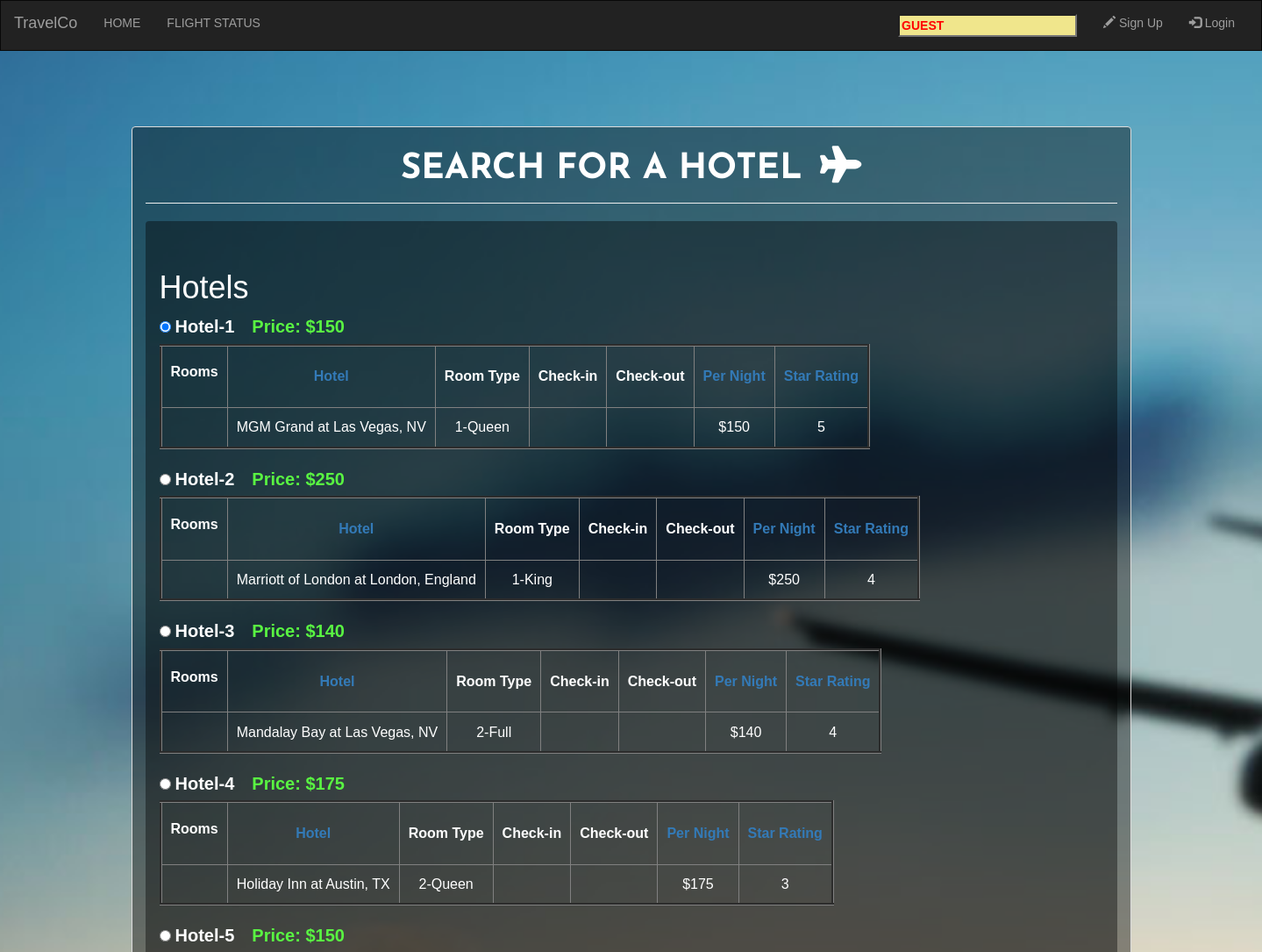
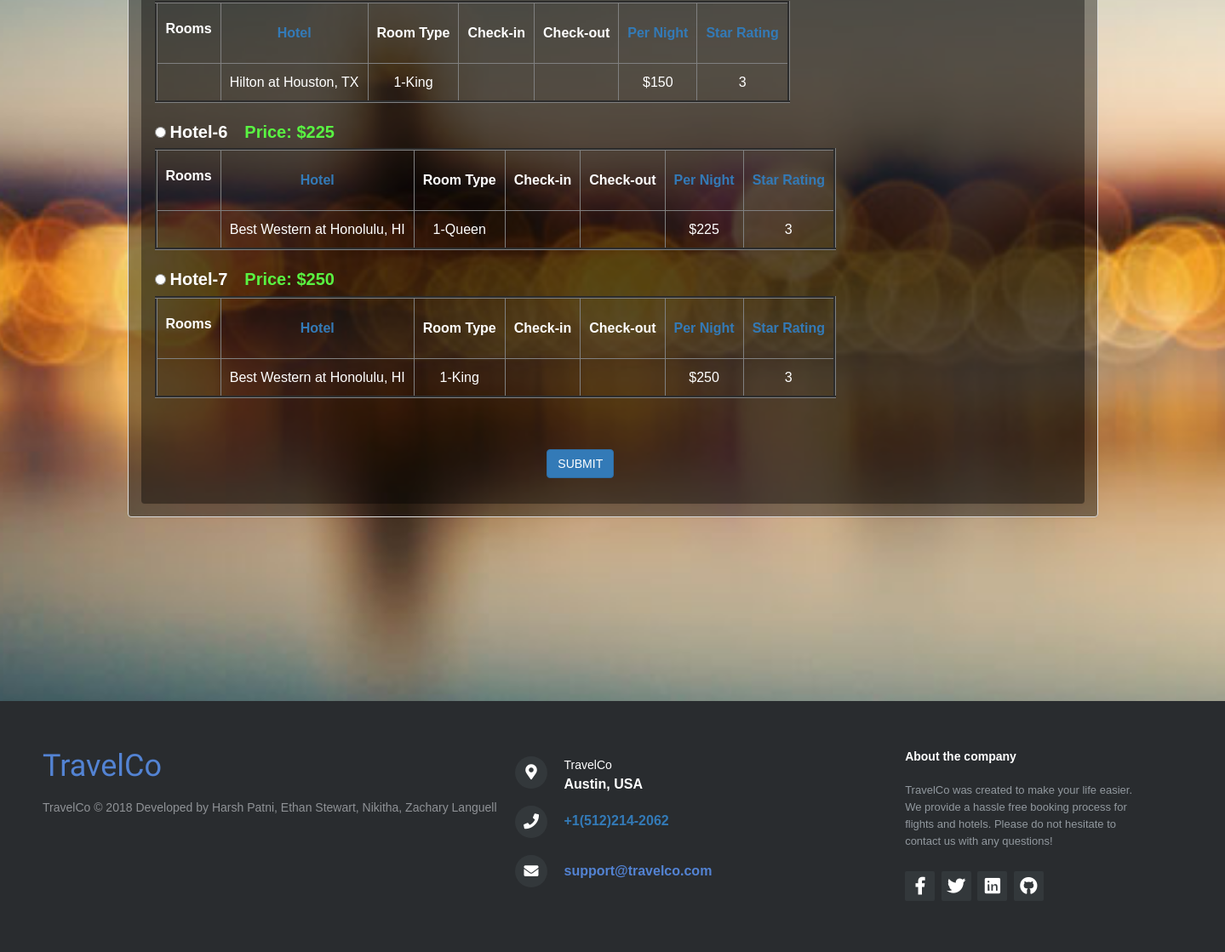
/hotelSearch.php?sort=DESC&&order=name&&sortRequest=1, run on the app's committed database (2 pictures, top to bottom).
### tables this page shows
CREATE TABLE `hotel_availibility` (
  `hotel_avail_id` int(10) NOT NULL,
  `hotel_id` int(10) NOT NULL,
  `room_id` varchar(10) NOT NULL,
  `price` int(6) NOT NULL
);

CREATE TABLE `hotels` (
  `hotel_id` int(10) NOT NULL,
  `name` varchar(20) NOT NULL,
  `address` varchar(50) NOT NULL,
  `phone` varchar(12) NOT NULL,
  `capacity` int(5) NOT NULL,
  `star` int(11) NOT NULL
);

### hotelsearch.php (the view, shortened to what this page needs)
<?php
  include 'utility.php';
  $sortRequest = 0;
  if(isset($_GET['sortRequest'])){
    $sortRequest = $_GET['sortRequest'];
    if(isset($_GET['order'])){
      $order = $_GET['order'];
    }
    if(isset($_GET['sort'])){
      $sort = $_GET['sort'];
    }
    else{
      $sort = 'ASC';
    }
  }
  if(isset($_POST['hotels-submit']) || isset($_SESSION['flightandhotel']) || isset($sortRequest)) {
    $connect = mysqli_connect("localhost","root","","survey_db_2018") or die('Error Connecting To Databse');
    $hotelDetails = $_SESSION['hotelDetails'];
    $hotelDestination = $hotelDetails['destination'];
    if($sortRequest == 1){
       $hotelStmt =  "SELECT * FROM hotels, hotel_availibility WHERE address LIKE '%$hotelDestination%' and hotels.hotel_id=hotel_availibility.hotel_id order by $order $sort";
     }
    else
      $hotelStmt = "SELECT * FROM hotels, hotel_availibility WHERE address LIKE '%$hotelDestination%' and hotels.hotel_id=hotel_availibility.hotel_id";
    $hotelQuery = mysqli_query($connect,$hotelStmt) or die("Could not search hotels");
  }
?>
<html>
<head>
  <link rel="stylesheet" href="http://maxcdn.bootstrapcdn.com/bootstrap/3.3.5/css/bootstrap.min.css">
  <link rel="stylesheet" href="css/footer.css">
  <link rel="stylesheet" href="https://use.fontawesome.com/releases/v5.2.0/css/all.css">
  <link rel="stylesheet" type="text/css" href="css/header1.css">
  <link rel="stylesheet" type="text/css" href="css/page.css">
  </head>
<body>
  <?php echo(get_header());?>
<div id="background-login">
  <div id="search" class="container-fluid">
    <div class="container">
      <div class="tab-content">
        <div id="hotels" class="tab-pane fade in active">
          <div class="panel panel-default home-panel">
            <div class="panel-body">
              <div class="page-header" style="margin-top:5px;">
                <center><b><font id="formhead">SEARCH FOR A HOTEL</font></b><i class="fa fa-plane fa-3x" style="margin-left: 20px"></i></center>
              </div>
              <div class="panel body">
                <form name="hotelResults" action="<?php echo $_SERVER['PHP_SELF']; ?>" method="post">
                <br>
                  <div class="row padding-top-10">
                    <div class="col-md-12"  style="overflow-x:auto;">
                      <?php
                        $hotelCount = 1;
                        $sessionHotels = $_SESSION["hotels"];
                        $sort = 'DESC';
                        if(isset($_GET['sort'])){
                          $sort = $_GET['sort'];
                         if($sort == 'DESC')
                            $sort = 'ASC';
                         else if($sort == 'ASC')
                            $sort = 'DESC';
                         else if($sort != "DESC" && $sort != "ASC")
                            $sort = 'DESC';
                      }
                        echo '<h1>Hotels</h1>';
                        foreach($sessionHotels as $hotelRecord){
                          echo "<table border=\"3\" height = \"120\">";
                          if($hotelCount == 1)
                            echo "<label style='font-size:20px;'><input type=\"radio\" id='hotel' name='hotel'  checked='checked' style='margin-right: 5px;' value='$hotelCount'>Hotel-$hotelCount </label>";
                          else
                            echo "<label style='font-size:20px;'><input type=\"radio\" id='hotel' name='hotel' style='margin-right: 5px;' value='$hotelCount'>Hotel-$hotelCount </label>";
                          echo "<span style='margin-left: 20px;'>" . "<strong><span style='color:#59f442; font-size:20px;'>Price: $" . $hotelRecord['price'] ."<span style='margin-left:20px'>"  . "</strong></span></span></span>";
                          echo "<tbody>";
                          echo "<tr>";
            							echo '<td align = "center" style="color: white;"><p><strong>Rooms</strong></p></td>';
            							echo "<td align = \"center\" style=\"color: white;\"><a href=\"hotelSearch.php?sort=$sort&&order=name&&sortRequest=1\"><strong>Hotel</strong></a</td>";
            							echo '<td align = "center" style="color: white;"><strong>Room Type</strong></td>';
            							echo '<td align = "center" style="color: white;"><strong>Check-in</strong></td>';
            							echo '<td align = "center" style="color: white;"><strong>Check-out</strong></td>';
            							echo "<td align = \"center\" style=\"color: white;\"><a href=\"hotelSearch.php?sort=$sort&&order=price&&sortRequest=1\"><strong>Per Night</strong></a</td>";
                          echo "<td align = \"center\" style=\"color: white;\"><a href=\"hotelSearch.php?sort=$sort&&order=star&&sortRequest=1\"><strong>Star Rating</strong></a></td>";
            							echo '</tr>';
                          echo "<tr>";
            							echo "<td align = \"center\" style=\"color: white;\">" . $hotelRecord["num_rooms"] . "</td>";
            							echo "<td align = \"center\" style=\"color: white;\">" . $hotelRecord["hotel_name"] . " at " . $hotelRecord["hotel_address"]. "</td>";
            							echo "<td align = \"center\" style=\"color: white;\">" . $hotelRecord["room_id"] . "</td>";
            							echo "<td align = \"center\" style=\"color: white;\">" . $hotelRecord["hotel_check_in"] . "</td>";
            							echo "<td align = \"center\" style=\"color: white;\">" . $hotelRecord["hotel_check_out"] . "</td>";
            							echo "<td align = \"center\" style=\"color: white;\">" . "$" . $hotelRecord["price"] . "</td>";
                          echo "<td align = \"center\" style=\"color: white;\">" .  $hotelRecord["star"] . "</td>";
            							echo "</tr>";
                          echo "</table>";
                          echo "<br>";
                          $hotelCount++;
                        }
                      ?>
                    </div>
                  </div>
                  <br><br>
                <div class="row padding-top-10">
                <div class="col-sm-offset-5 col-sm-10">
                  <button type="submit" data-toggle="tooltip" data-placement="right" title="REGISTER!" class="btn btn-primary">SUBMIT</button>
                </div>
              </div>
            </form>
          </div>
        </div>
      </div>
    </div>
  </div>
</div>
</div>
</div>
  <?php echo get_footer();?>
</body>
</html>

### css/header1.css (style rules this page uses)
#formhead { font-family: 'Josefin Sans', sans-serif; text-align:center; font-size:40px; }

### css/page.css (style rules this page uses)
body { font-family: Arial; margin: 0px; }
#search { padding-top: 6%; padding-bottom: 15% }
.home-panel { background: rgba(0,0,0,0.4); color: white; }
#background-register, #background-login { background: url(../images/flight1.jpg); width: 100%; height: auto; background-size: cover; background-position: center center; background-attachment: fixed; }
.register-panel, .panel-default>.panel-heading, .panel .body { background: rgba(0,0,0,0.4); color: white; }
.panel .body { padding: 15px; }
.panel { margin-bottom: 0; }
td { padding: 0px 10px 0px 10px; }
input { color: black; }

### data on the page
hotel_availibility: price "150", hotel.name "MGM Grand", hotel.address "Las Vegas, NV", room "1-Queen", hotel.star "5"
hotel_availibility: price "250", hotel.name "Marriott of London", hotel.address "London, England", room "1-King", hotel.star "4"
hotel_availibility: price "140", hotel.name "Mandalay Bay", hotel.address "Las Vegas, NV", room "2-Full", hotel.star "4"
hotel_availibility: price "175", hotel.name "Holiday Inn", hotel.address "Austin, TX", room "2-Queen", hotel.star "3"
hotel_availibility: price "150", hotel.name "Hilton", hotel.address "Houston, TX", room "1-King", hotel.star "3"
hotel_availibility: price "225", hotel.name "Best Western", hotel.address "Honolulu, HI", room "1-Queen", hotel.star "3"
hotel_availibility: price "250", hotel.name "Best Western", hotel.address "Honolulu, HI", room "1-King", hotel.star "3"
